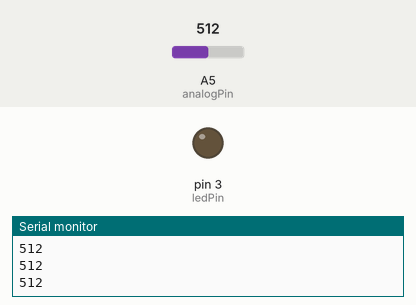
Simulated run of this sketch. Board: Arduino Uno, built with avr-gcc and run on an emulated ATmega328P. Parts: output pins drawn as LEDs (lit = HIGH), the last lines printed to the serial monitor. The test bench sets the inputs (shaded band); at power-on: A5 (analogPin) = 512.

Above: at 1.2 s.
1.3 s: A5 (analogPin) set to 486
At 2.2 s:
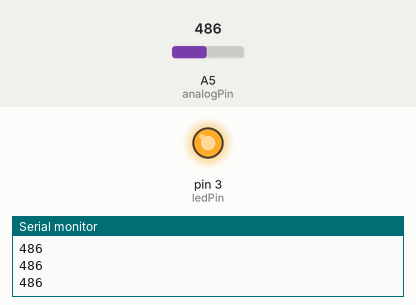
2.8 s: A5 (analogPin) set to 510
At 3.4 s:
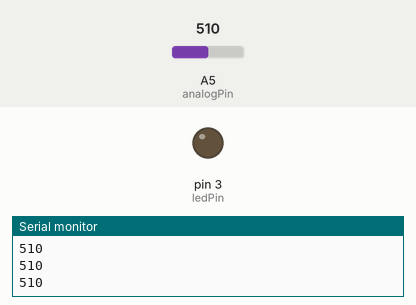
4.3 s: A5 (analogPin) set to 490
At 5.7 s:
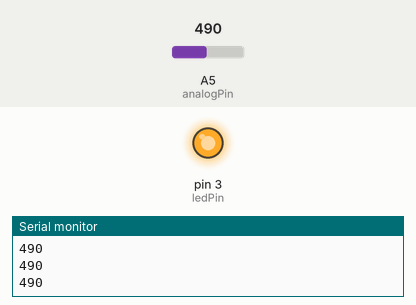
Timing chart, 0 to 7.3 s (numbered marks = the images above; inputs shaded):
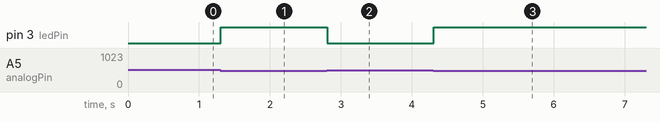

Measured:
- the behaviour switches between 500 and 499 on A5 (analogPin) (found by bisection; images 0 and 1)
- after the input at 1.3 s, pin 3 (ledPin): LOW → HIGH at once
- after the input at 2.8 s, pin 3 (ledPin): HIGH → LOW at once
- after the input at 4.3 s, pin 3 (ledPin): LOW → HIGH at once

The sketch:

photoresistor_test.ino
```cpp
int analogPin = 5;
int ledPin = 3;
int brightness = 0;

void setup() {
  Serial.begin(9600);
  pinMode(ledPin, OUTPUT);
  digitalWrite(ledPin, LOW);
}

void loop() {
  brightness = analogRead(analogPin);
  Serial.println(brightness);

  if (brightness < 500) {
    digitalWrite(ledPin, HIGH);
  }
  else {
    digitalWrite(ledPin, LOW);
  }
}
```
